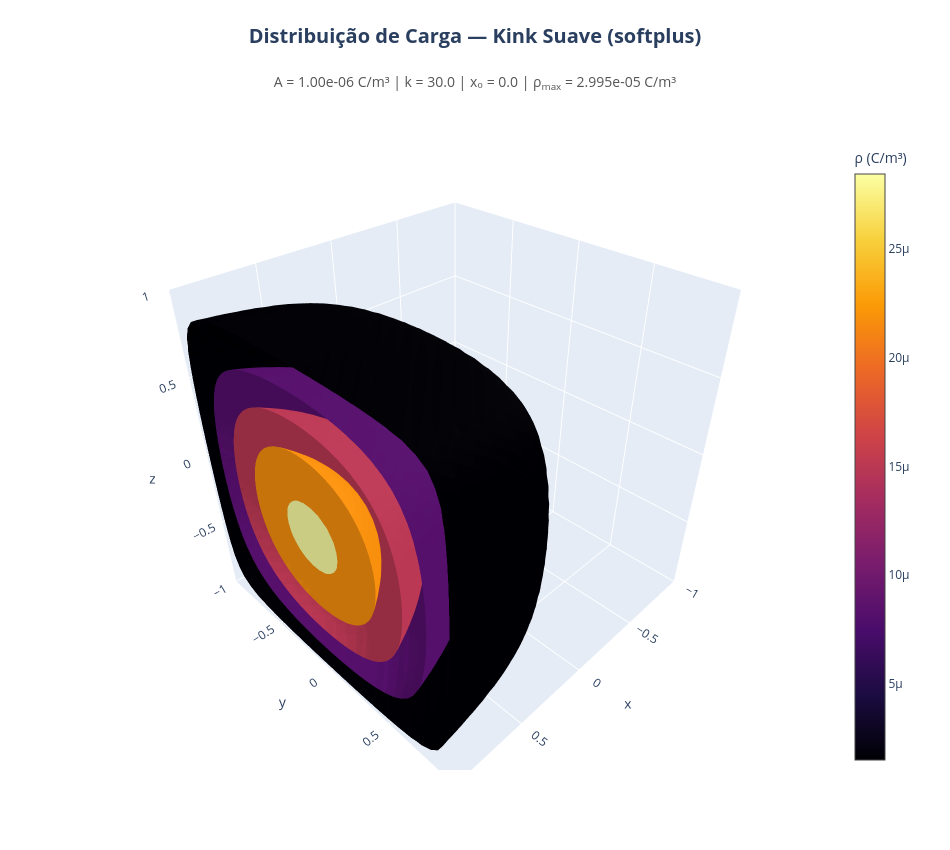

Notebook source saved alongside this figure:
### Code cell
# =============================================================
# Visualização 3D da densidade de carga tipo kink
# ρ(x,y,z) = A · softplus(k(x - x0)) · sin(π(y+1)/2) · sin(π(z+1)/2)
# =============================================================

# -------------------------------------------------------------
# parâmetros do kink (os mesmos do pipeline)
# -------------------------------------------------------------
eps0 = 8.8541878128e-12
A    = 100.0e-8
k    = 30.0
x0   = 0.0

# -------------------------------------------------------------
# malha para visualização
# -------------------------------------------------------------
Ng = 40
xg = np.linspace(-1.0, 1.0, Ng)
yg = np.linspace(-1.0, 1.0, Ng)
zg = np.linspace(-1.0, 1.0, Ng)
Xg, Yg, Zg = np.meshgrid(xg, yg, zg, indexing="ij")

# softplus numericamente estável
s = k * (Xg - x0)
softplus = np.log1p(np.exp(-np.abs(s))) + np.maximum(s, 0.0)

rho = A * softplus \
        * np.sin(np.pi * (Yg + 1) / 2.0) \
        * np.sin(np.pi * (Zg + 1) / 2.0)

# -------------------------------------------------------------
# figura 3D interativa com Plotly — isosuperfícies de ρ
# -------------------------------------------------------------
fig = go.Figure(data=go.Isosurface(
    x=Xg.ravel(order="F"),
    y=Yg.ravel(order="F"),
    z=Zg.ravel(order="F"),
    value=rho.ravel(order="F"),
    isomin=0.05 * rho.max(),
    isomax=0.95 * rho.max(),
    surface_count=5,
    colorscale="Inferno",
    caps=dict(x_show=False, y_show=False, z_show=False),
    colorbar=dict(title="ρ (C/m³)", x=1.02),
))

fig.update_layout(
    title=dict(
        text=f"<span style='font-size:20px; font-weight:bold;'>"
             f"Distribuição de Carga — Kink Suave (softplus)</span><br><br>"
             f"<span style='font-size:14px; color:#555555;'>"
             f"A = {A:.2e} C/m³ | k = {k} | x₀ = {x0} | "
             f"ρ<sub>max</sub> = {rho.max():.3e} C/m³</span>",
        x=0.5, y=0.95,
    ),
    scene=dict(
        xaxis_title="x", yaxis_title="y", zaxis_title="z",
        xaxis=dict(range=[-1, 1]),
        yaxis=dict(range=[-1, 1]),
        zaxis=dict(range=[-1, 1]),
        aspectmode="cube",
    ),
    width=950, height=850,
    margin=dict(t=140, r=120),
)

fig.show()

### Figure 1 — Plotly figure (JSON) as saved in the notebook; plotly's stock layout.template omitted (floating-point values rounded to 4 significant figures; data arrays with more than 128 entries replaced by an {"elided": "..."} marker saying what was removed)
{"data": [{"caps": {"x": {"show": false}, "y": {"show": false}, "z": {"show": false}}, "colorbar": {"title": {"text": "ρ (C/m³)"}, "x": 1.02}, "colorscale": [[0, "#000004"], [0.1111, "#1b0c41"], [0.2222, "#4a0c6b"], [0.3333, "#781c6d"], [0.4444, "#a52c60"], [0.5556, "#cf4446"], [0.6667, "#ed6925"], [0.7778, "#fb9b06"], [0.8889, "#f7d13d"], [1, "#fcffa4"]], "isomax": 2.845e-05, "isomin": 1.498e-06, "surface": {"count": 5}, "type": "isosurface", "value": {"elided": "64000 float values"}, "x": {"elided": "64000 float values"}, "y": {"elided": "64000 float values"}, "z": {"elided": "64000 float values"}}], "layout": {"height": 850, "margin": {"r": 120, "t": 140}, "scene": {"aspectmode": "cube", "xaxis": {"range": [-1, 1], "title": {"text": "x"}}, "yaxis": {"range": [-1, 1], "title": {"text": "y"}}, "zaxis": {"range": [-1, 1], "title": {"text": "z"}}}, "title": {"text": "<span style='font-size:20px; font-weight:bold;'>Distribuição de Carga — Kink Suave (softplus)</span><br><br><span style='font-size:14px; color:#555555;'>A = 1.00e-06 C/m³ | k = 30.0 | x₀ = 0.0 | ρ<sub>max</sub> = 2.995e-05 C/m³</span>", "x": 0.5, "y": 0.95}, "width": 950}}
